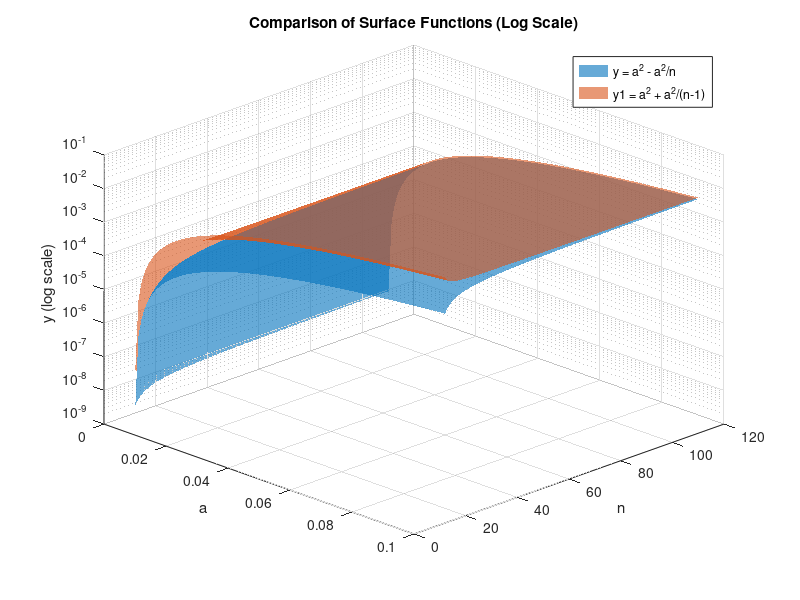

This chart was generated by the following MATLAB code:
% Define ranges
rankH= 10;
% a ranges from 1e-4 to 0.1
a = linspace(1e-4, 0.1, 100);
% n ranges from 10 to 100
n = linspace(rankH+2, rankH+100, 100);

% Create meshgrid
[A, N] = meshgrid(a, n);

% Calculate y and y1
Y = A.^2 - (A.^2 *rankH./ N);
Y1 = A.^2 + (A.^2 ./ (N-rankH - 1));

% Create a new figure
figure;
hold on;

% Plot surface for Y (Set to Blue)
s1 = surf(A, N, Y);
% Use a specific RGB triplet for blue
set(s1, 'FaceAlpha', 0.6, 'EdgeColor', 'none', 'FaceColor', [0 0.4470 0.7410]); 

% Plot surface for Y1 (Set to Red/Orange)
s2 = surf(A, N, Y1);
% Use a specific RGB triplet for orange-red
set(s2, 'FaceAlpha', 0.6, 'EdgeColor', 'none', 'FaceColor', [0.8500 0.3250 0.0980]);

% Set Z-axis to log scale
set(gca, 'ZScale', 'log');

% Labels and Title
xlabel('a');
ylabel('n');
zlabel('y (log scale)');
title('Comparison of Surface Functions (Log Scale)');

% Add a legend
legend([s1, s2], {'y = a^2 - a^2/n', 'y1 = a^2 + a^2/(n-1)'}, 'Location', 'best');

% Add grid and rotate view for better visibility
grid on;
view(45, 30);

hold off;
